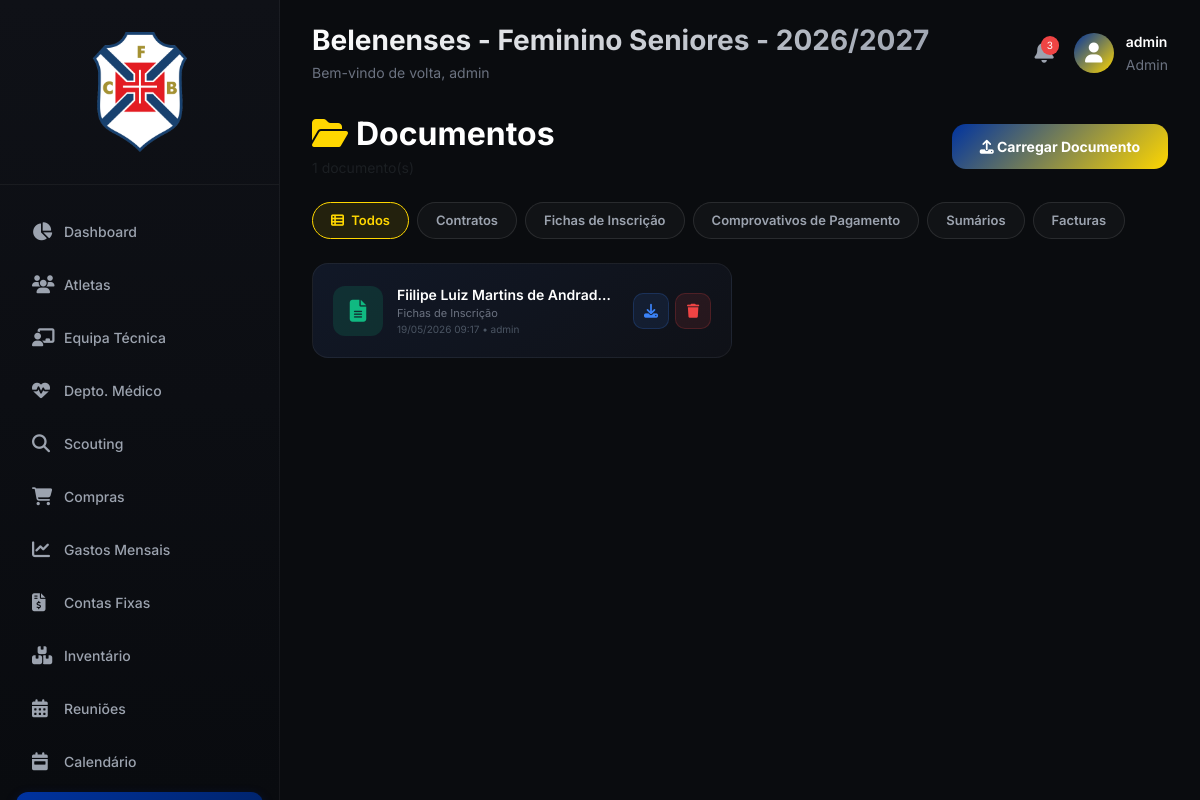
/documentos (signed in), run on the app's committed database.
### models.py (models this page shows)
class User(UserMixin, db.Model):
    id = db.Column(db.Integer, primary_key=True)
    username = db.Column(db.String(80), unique=True, nullable=False)
    email = db.Column(db.String(120), unique=True, nullable=False)
    password = db.Column(db.String(200), nullable=False)
    is_admin = db.Column(db.Boolean, default=False)
    is_active = db.Column(db.Boolean, default=True)
    created_at = db.Column(db.DateTime, default=datetime.utcnow)
    last_login = db.Column(db.DateTime)

class Documento(db.Model):
    id = db.Column(db.Integer, primary_key=True)
    nome = db.Column(db.String(200), nullable=False)
    categoria = db.Column(db.String(50), nullable=False)  # Contratos, Fichas de Inscrição, Comprovativos de Pagamento, Sumários, Facturas
    arquivo = db.Column(db.String(300), nullable=False)
    descricao = db.Column(db.Text)
    data_upload = db.Column(db.DateTime, default=datetime.utcnow)
    uploaded_by = db.Column(db.String(80))

### app.py (the view)
@app.route('/documentos')
@login_required
def documentos():
    categoria_filtro = request.args.get('categoria', 'todos')
    if categoria_filtro == 'todos':
        docs = Documento.query.order_by(Documento.data_upload.desc()).all()
    else:
        docs = Documento.query.filter_by(categoria=categoria_filtro).order_by(Documento.data_upload.desc()).all()
    categorias = ['Contratos', 'Fichas de Inscrição', 'Comprovativos de Pagamento', 'Sumários', 'Facturas']
    return render_template('documentos.html', documentos=docs, categorias=categorias, categoria_ativa=categoria_filtro)

### app.py (called while the page is built)
@login_manager.user_loader
def load_user(user_id):
    return User.query.get(int(user_id))

### templates/documentos.html (shortened to what this page needs)
{% extends "base.html" %}
{% block content %}
<div class="d-flex justify-content-between align-items-center mb-4">
    <div>
        <h2 class="text-white fw-bold mb-1">
            <i class="fas fa-folder-open me-2" style="color: #FFD700;"></i>Documentos
        </h2>
        <p class="text-muted mb-0" style="font-size: 14px;">{{ documentos|length }} documento(s)</p>
    </div>
    <button class="btn-add-doc" data-bs-toggle="modal" data-bs-target="#modalDocumento">
        <i class="fas fa-upload"></i> Carregar Documento
    </button>
</div>
<div class="filtro-categorias">
    <a href="{{ url_for('documentos', categoria='todos') }}" class="filtro-btn {% if categoria_ativa == 'todos' %}active{% endif %}">
        <i class="fas fa-th-list me-1"></i> Todos
    </a>
    {% for cat in categorias %}
    <a href="{{ url_for('documentos', categoria=cat) }}" class="filtro-btn {% if categoria_ativa == cat %}active{% endif %}">
        {{ cat }}
    </a>
    {% endfor %}
</div>
{% if documentos %}
<div class="docs-grid">
    {% for doc in documentos %}
    {% set icone_classe = 'icone-sumario' %}
    {% set icone_fa = 'fa-file-alt' %}
    {% if 'Contrato' in doc.categoria %}{% set icone_classe = 'icone-contrato' %}{% set icone_fa = 'fa-file-contract' %}
    {% elif 'Ficha' in doc.categoria %}{% set icone_classe = 'icone-ficha' %}{% set icone_fa = 'fa-file-alt' %}
    {% elif 'Pagamento' in doc.categoria %}{% set icone_classe = 'icone-pagamento' %}{% set icone_fa = 'fa-receipt' %}
    {% elif 'Sumário' in doc.categoria %}{% set icone_classe = 'icone-sumario' %}{% set icone_fa = 'fa-clipboard-list' %}
    {% elif 'Factura' in doc.categoria %}{% set icone_classe = 'icone-factura' %}{% set icone_fa = 'fa-file-invoice' %}
    {% endif %}
    <div class="doc-card">
        <div class="doc-icone {{ icone_classe }}"><i class="fas {{ icone_fa }}"></i></div>
        <div class="doc-info">
            <div class="doc-nome">{{ doc.nome }}</div>
            <div class="doc-categoria">{{ doc.categoria }}</div>
            <div class="doc-data">{{ doc.data_upload.strftime('%d/%m/%Y %H:%M') }} • {{ doc.uploaded_by }}</div>
        </div>
        <div class="doc-actions">
            <a href="{{ url_for('download_documento', id=doc.id) }}" class="btn-doc btn-download" title="Transferir"><i class="fas fa-download"></i></a>
            <a href="{{ url_for('deletar_documento', id=doc.id) }}" class="btn-doc btn-delete" title="Remover" onclick="return confirm('Remover este documento?')"><i class="fas fa-trash"></i></a>
        </div>
    </div>
    {% endfor %}
</div>
{% else %}
<div class="text-center py-5">
    <i class="fas fa-folder-open fa-5x mb-4" style="color:rgba(255,255,255,0.05);"></i>
    <h4 class="text-white mb-2">Nenhum documento</h4>
    <button class="btn-add-doc" data-bs-toggle="modal" data-bs-target="#modalDocumento">Carregar Documento</button>
</div>
{% endif %}
{% endblock %}

### templates/base.html (shortened to what this page needs)
<!DOCTYPE html>
<html lang="pt">
<head>
    <link rel="stylesheet" href="https://cdnjs.cloudflare.com/ajax/libs/font-awesome/6.5.1/css/all.min.css">
    <link href="https://cdn.jsdelivr.net/npm/bootstrap@5.3.0/dist/css/bootstrap.min.css" rel="stylesheet">
</head>
<body>
<div style="position: fixed; top: 50%; left: 50%; transform: translate(-50%, -50%); z-index: 0; opacity: 0.06; pointer-events: none; width: 2224px; height: 1768px;">
    <img src="{{ url_for('static', filename='img/belenenses.png') }}"
         style="width: 100%; height: 100%; object-fit: contain;">
</div>
{% if current_user.is_authenticated %}
<div class="sidebar">
    <div class="sidebar-header" style="text-align: center;">
        <img src="{{ url_for('static', filename='img/logo-belenenses.png') }}"
             alt="Belenenses"
             style="width: 120px; height: auto; margin: 0 auto; display: block;">
    </div>
    <div class="nav-menu">
        <div class="nav-item">
            <a href="{{ url_for('index') }}" class="nav-link-custom {% if request.endpoint == 'index' %}active{% endif %}">
                <i class="fas fa-chart-pie"></i> Dashboard
            </a>
        </div>
        <div class="nav-item">
            <a href="{{ url_for('atletas') }}" class="nav-link-custom"> <i class="fas fa-users"></i> Atletas </a>
        </div>
        <div class="nav-item">
            <a href="{{ url_for('comissao') }}" class="nav-link-custom"> <i class="fas fa-chalkboard-user"></i> Equipa Técnica </a>
        </div>
                   <div class="nav-item">
            <a href="{{ url_for('departamento_medico') }}" class="nav-link-custom {% if request.endpoint == 'departamento_medico' %}active{% endif %}">
                <i class="fas fa-heartbeat"></i> Depto. Médico
            </a>
        </div>
        <div class="nav-item">
            <a href="{{ url_for('scouting') }}" class="nav-link-custom {% if request.endpoint == 'scouting' %}active{% endif %}">
                <i class="fas fa-magnifying-glass"></i> Scouting
            </a>
        </div>
        <div class="nav-item">
            <a href="{{ url_for('compras') }}" class="nav-link-custom"> <i class="fas fa-shopping-cart"></i> Compras </a>
        </div>
        <div class="nav-item">
            <a href="{{ url_for('gastos') }}" class="nav-link-custom"> <i class="fas fa-chart-line"></i> Gastos Mensais </a>
        </div>
        <div class="nav-item">
            <a href="{{ url_for('contas_fixas') }}" class="nav-link-custom"> <i class="fas fa-file-invoice-dollar"></i> Contas Fixas </a>
        </div>
        <div class="nav-item">
            <a href="{{ url_for('inventario') }}" class="nav-link-custom"> <i class="fas fa-boxes"></i> Inventário </a>
        </div>
        <div class="nav-item">
            <a href="{{ url_for('reunioes') }}" class="nav-link-custom"> <i class="fas fa-calendar-alt"></i> Reuniões </a>
        </div>
        <div class="nav-item">
            <a href="{{ url_for('calendario') }}" class="nav-link-custom"> <i class="fas fa-calendar-week"></i> Calendário </a>
        </div>
        <div class="nav-item">
            <a href="{{ url_for('documentos') }}" class="nav-link-custom {% if request.endpoint == 'documentos' %}active{% endif %}">
            </a>
        </div>
    </div>
</div>
<div class="main-content">
    <div class="top-bar">
        <div class="page-title">
            <h1>Belenenses - Feminino Seniores - 2026/2027</h1>
            <p>Bem-vindo de volta, {{ current_user.username }}</p>
        </div>
        <div class="user-area">
            <div class="notification-bell">
                <span class="notification-badge">3</span>
            </div>
            <div class="user-info">
                <div class="user-avatar"><i class="fas fa-user"></i></div>
                <div>
                    <div class="user-name">{{ current_user.username }}</div>
                    <small style="color: #6B7280;">{% if current_user.is_admin %}Admin{% else %}Usuário{% endif %}</small>
                </div>
            </div>
        </div>
    </div>
    {% block content %}{% endblock %}
</div>
{% else %}
    {% block login_content %}{% endblock %}
{% endif %}
</body>
</html>

### templates/base.html (style rules this page uses)
* { margin: 0; padding: 0; box-sizing: border-box; }
body { font-family: 'Inter', sans-serif; background-color: #0A0C0F; color: #FFFFFF; overflow-x: hidden; position: relative; }
.sidebar { position: fixed; left: 0; top: 0; height: 100vh; width: 280px; background: linear-gradient(180deg, #0F1117 0%, #090B0F 100%); border-right: 1px solid rgba(255, 255, 255, 0.05); z-index: 1000; transition: all 0.3s; overflow-y: auto; }
.sidebar-header { padding: 32px 24px; border-bottom: 1px solid rgba(255, 255, 255, 0.05); margin-bottom: 24px; }
.nav-menu { padding: 0 16px; }
.nav-item { margin-bottom: 8px; }
.nav-link-custom { display: flex; align-items: center; gap: 12px; padding: 12px 16px; color: #9CA3AF; text-decoration: none; border-radius: 12px; transition: all 0.2s; font-weight: 500; font-size: 14px; }
.nav-link-custom i { width: 20px; font-size: 18px; }
.nav-link-custom.active { background: linear-gradient(135deg, #0033A0, #002266); color: white; box-shadow: 0 4px 12px rgba(0, 51, 160, 0.3); }
.main-content { margin-left: 280px; padding: 24px 32px; min-height: 100vh; }
.top-bar { display: flex; justify-content: space-between; align-items: center; margin-bottom: 32px; }
.page-title h1 { font-size: 28px; font-weight: 700; margin: 0; background: linear-gradient(135deg, #FFFFFF, #9CA3AF); -webkit-background-clip: text; -webkit-text-fill-color: transparent; }
.page-title p { color: #6B7280; margin: 4px 0 0; font-size: 14px; }
.user-area { display: flex; align-items: center; gap: 20px; }
.notification-bell { position: relative; cursor: pointer; }
.notification-badge { position: absolute; top: -5px; right: -5px; background: #EF4444; color: white; font-size: 10px; padding: 2px 6px; border-radius: 10px; }
.user-info { display: flex; align-items: center; gap: 12px; cursor: pointer; }
.user-avatar { width: 40px; height: 40px; background: linear-gradient(135deg, #0033A0, #FFD700); border-radius: 50%; display: flex; align-items: center; justify-content: center; }
.user-avatar i { font-size: 20px; color: white; }
.user-name { font-weight: 600; font-size: 14px; }

### templates/documentos.html (style rules this page uses)
.filtro-categorias { display: flex; gap: 8px; flex-wrap: wrap; margin-bottom: 24px; }
.filtro-btn { padding: 8px 18px; border-radius: 20px; font-size: 13px; font-weight: 600; text-decoration: none; transition: all 0.2s; border: 1px solid rgba(255,255,255,0.1); background: rgba(255,255,255,0.03); color: #9CA3AF; }
.filtro-btn:hover, .filtro-btn.active { background: rgba(255,215,0,0.1); border-color: #FFD700; color: #FFD700; }
.docs-grid { display: grid; grid-template-columns: repeat(auto-fill, minmax(300px, 1fr)); gap: 16px; }
.doc-card { background: linear-gradient(145deg, #111827, #0F1117); border: 1px solid rgba(255,255,255,0.06); border-radius: 16px; padding: 20px; transition: all 0.3s; display: flex; align-items: center; gap: 14px; }
.doc-icone { width: 50px; height: 50px; border-radius: 12px; display: flex; align-items: center; justify-content: center; font-size: 22px; flex-shrink: 0; }
.icone-ficha { background: rgba(16,185,129,0.15); color: #10B981; }
.doc-info { flex: 1; min-width: 0; }
.doc-nome { font-weight: 600; color: #FFF; font-size: 14px; white-space: nowrap; overflow: hidden; text-overflow: ellipsis; }
.doc-categoria { font-size: 11px; color: #6B7280; }
.doc-data { font-size: 10px; color: #4B5563; }
.doc-actions { display: flex; gap: 6px; }
.btn-doc { width: 36px; height: 36px; border-radius: 10px; display: flex; align-items: center; justify-content: center; text-decoration: none; transition: all 0.2s; font-size: 14px; }
.btn-download { background: rgba(59,130,246,0.1); color: #3B82F6; border: 1px solid rgba(59,130,246,0.2); }
.btn-delete { background: rgba(239,68,68,0.1); color: #EF4444; border: 1px solid rgba(239,68,68,0.2); }
.btn-add-doc { background: linear-gradient(135deg, #0033A0, #FFD700); border: none; padding: 12px 28px; border-radius: 14px; font-weight: 700; color: white; cursor: pointer; font-size: 14px; transition: all 0.3s; }

### data on the page
User: username "admin"
Documento: nome "Fiilipe Luiz Martins de Andrad…", categoria "Fichas de Inscrição", data_upload "19/05/2026 09:17", uploaded_by "admin"

### other printed values
{{ cat }} "Contratos" "Fichas de Inscrição" "Comprovativos de Pagamento" "Sumários" "Facturas"
